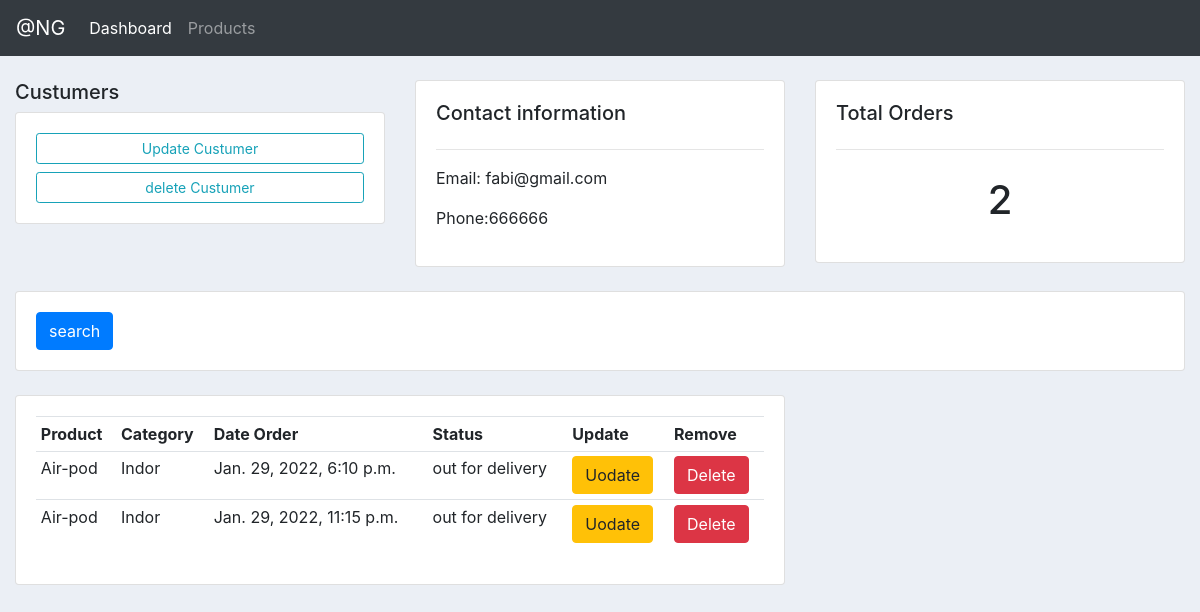
The page /custumer/2/ on the database its author committed.
### account/models.py (models this page shows, shortened)
class Custumer(models.Model):
    name = models.CharField(max_length = 150, null=True)
    phone = models.CharField(max_length = 150, null=True)
    email = models.CharField(max_length = 150, null=True)
    date_created = models.DateTimeField(auto_now_add=True)

class Order(models.Model):
    STATUS = (
        ('Pending', 'Pending'),
            ('out for delivery', 'Out for delivery'),
            ('Delivred', 'Delivred')
        )
    date_created = models.DateTimeField(auto_now_add=True)
    customer = models.ForeignKey(Custumer, on_delete=models.CASCADE, null=True)
    product = models.ForeignKey(Product, on_delete=models.CASCADE, null=True)
    status = models.CharField(max_length = 150, choices=STATUS)

class Product(models.Model):
    CATEGORY = (
        ("Indor", "Indor"),
        ("Out Dor", "Out Door")
    )
    name = models.CharField(max_length = 150, null=True)
    price = models.FloatField(null=True)
    category = models.CharField(max_length = 150, null=True , choices=CATEGORY)
    description = models.CharField(max_length = 150, null=True)
    date_created = models.DateTimeField(auto_now_add=True, null=True)
    def __str__(self):
       return self.name

### account/views.py (the view)
# urls.py: path("custumer/<str:pk>/", views.custumer, name="customer"),
def custumer(request, pk):
    custumer = Custumer.objects.get(id=pk)
    orders = custumer.order_set.all()
    orders_count = orders.count()
    context = {"custumer":custumer, "orders":orders, "orders_count":orders_count}
    return render(request, 'account/custumer.html', context)

### account/templates/account/custumer.html
{% extends "account/base.html" %}
{% block content %}
   <br>
   <div class="row">
        <div class="col-md-4">
                <h5>Custumers</h5>
            <div class="card card-body">
                <a href={% url 'createOrder' custumer.pk %} class="btn btn-outline-info btn-sm btn-block">Update Custumer</a>
                <a href="" class="btn btn-outline-info btn-sm btn-block">delete Custumer</a>
            </div>
        </div>
        <div class="col-md-4">
            <div class="card card-body">
                <h5>Contact information</h5>
                <hr>
                <p>Email: {{ custumer.email}}</p>
                <p>Phone:{{custumer.phone}}</p>
            </div>
        </div>
        <div class="col-md-4">
            <div class="card card-body">
                <h5>Total Orders</h5>
                <hr>
                <h1 style="text-align: center; padding: 10px"> {{orders_count}} </h1>
            </div>
        </div>
   </div>
   <br>
   <div class="row">
        <div class="col">
            <div class="card card-body">
                <form action="" method="get">
                    <button type="submit" class="btn btn-primary">search</button>
                </form>
            </div>
        </div>
   </div>
   <br>
   <div class="row">
       <div class="col-md-8">
            <div class="card card-body">
                <table class="table table-sm">
                    <tr>
                        <th>Product</th>
                        <th>Category</th>
                        <th>Date Order</th>
                        <th>Status</th>
                        <th>Update</th>
                        <th>Remove</th>
                    </tr>
                    {% for order in orders %}
                        <tr>
                            <td>{{ order.product}}</td>
                            <td>{{ order.product.category}}</td>
                            <td>{{ order.date_created}}</td>
                            <td>{{ order.status}}</td>
                             <td><a href={% url 'updateOrder' order.pk %} class="btn btn-warning">Uodate</a></td>
                       <td><a href={% url 'deleteOrder' order.pk %} class="btn btn-danger">Delete</a></td>
                        </tr>
                    {% endfor %}
                </table>
            </div>
       </div>
   </div>
{% endblock content %}

### account/static/css/main.css (style rules this page uses)
body { background-color: #ebeff5; }

### rows shown on the page
Custumer: email "fabi@gmail.com", phone "666666"
Order: product "Air-pod", product.category "Indor", date_created "Jan. 29, 2022, 6:10 p.m.", status "out for delivery"
Order: product "Air-pod", product.category "Indor", date_created "Jan. 29, 2022, 11:15 p.m.", status "out for delivery"

### other values the page prints
{{ orders_count }} "2"
